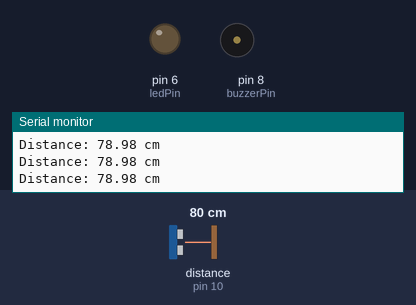
The sketch below on a simulated Arduino Uno, built with avr-gcc and run on an emulated ATmega328P. On the bench: output pins drawn as LEDs (lit = HIGH), buzzer (waves = sounding), the last lines printed to the serial monitor. Wiring (inferred from the names in the program): ultrasonic range finder: trigger pin 9; echo pin 10. The inputs (shaded band) are chosen by the test bench; at power-on: distance to the obstacle (sensor on pin 10) 80 cm. The echo pulse lasts 58.3 µs per cm; pins used as bus, display or sensor lines are not drawn.

Above: at 1.2 s.
1.3 s: distance to the obstacle (sensor on pin 10) set to 43 cm
4.3 s: distance to the obstacle (sensor on pin 10) set to 36 cm
At 5.5 s:
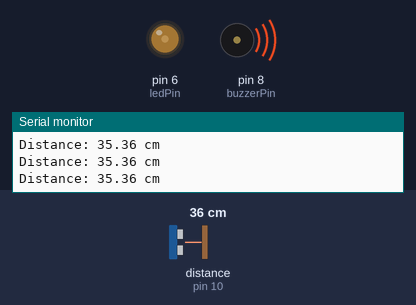
5.8 s: distance to the obstacle (sensor on pin 10) set to 4 cm
At 6.4 s:
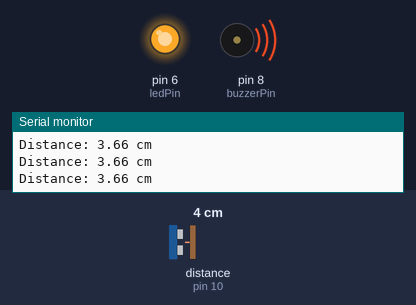
7.3 s: distance to the obstacle (sensor on pin 10) set to 18 cm
At 8.3 s:
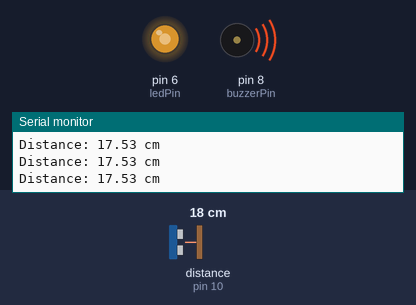
8.8 s: distance to the obstacle (sensor on pin 10) set to 35 cm
At 10.1 s:
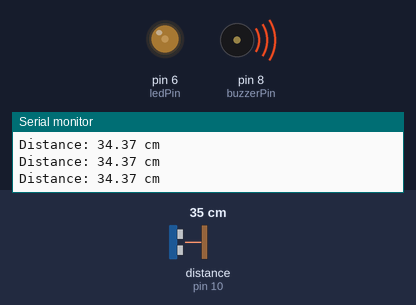
Timing chart, 0 to 11.3 s (numbered marks = the images above; inputs shaded):
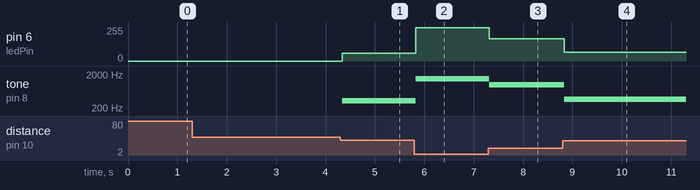

Measured:
- the behaviour switches between 41 and 40 cm on distance to the obstacle (sensor on pin 10) (found by bisection; images 0 and 1)
- after the input at 4.3 s, pin 6 (ledPin): 0/255 → 60/255 at once; tone on pin 8 (buzzerPin): silent → 328 Hz at once
- after the input at 5.8 s, pin 6 (ledPin): 60/255 → 250/255 at once; tone on pin 8 (buzzerPin): 328 Hz → 1465 Hz at once
- after the input at 7.3 s, pin 6 (ledPin): 250/255 → 167/255 at once; tone on pin 8 (buzzerPin): 1465 Hz → 968 Hz at once
- after the input at 8.8 s, pin 6 (ledPin): 167/255 → 66/255 at once; tone on pin 8 (buzzerPin): 968 Hz → 364 Hz at once

The sketch:

proximity_controlled_feedback_system.ino
```cpp
// Aren Khachaturian
// September 15, 2026

// Ultrasonic Theremin
// Closer hand = higher pitch. Farther hand = lower pitch.

const int trigPin = 9;
const int echoPin = 10;
const int buzzerPin = 8;
const int ledPin = 6;

// The sensor stops "hearing" anything reliable much past ~40cm indoors,
// so we treat that as the far edge of the playable range.
const int minDistanceCm = 2;
const int maxDistanceCm = 40;
const int minFrequencyHz = 150;   // pitch when hand is far away
const int maxFrequencyHz = 1500;  // pitch when hand is close

void setup() {
  pinMode(trigPin, OUTPUT);
  pinMode(echoPin, INPUT);
  pinMode(buzzerPin, OUTPUT);
  pinMode(ledPin, OUTPUT);
  Serial.begin(9600);
}

void loop() {
  // Send a short "chirp" pulse out the Trig pin
  digitalWrite(trigPin, LOW);
  delayMicroseconds(2);
  digitalWrite(trigPin, HIGH);
  delayMicroseconds(10);
  digitalWrite(trigPin, LOW);

  // Measure how long (in microseconds) it took for the echo to come back
  // The 30000 is a timeout so we don't get stuck waiting forever if nothing is in range
  long duration = pulseIn(echoPin, HIGH, 30000);

  // Convert that time into a distance in centimeters
  float distanceCm = duration * 0.034 / 2;

  if (duration == 0 || distanceCm > maxDistanceCm) {
    // Nothing in range - stay silent
    noTone(buzzerPin);
    analogWrite(ledPin, 0);
  } else {
    // Turn distance into a musical pitch
    int frequency = map((int)distanceCm, minDistanceCm, maxDistanceCm,
                         maxFrequencyHz, minFrequencyHz);
    tone(buzzerPin, frequency);

    // Closer hand = brighter LED
    int brightness = map((int)distanceCm, minDistanceCm, maxDistanceCm, 255, 30);

    analogWrite(ledPin, brightness);
  }

  // Demonstrates the distance.
  Serial.print("Distance: ");
  Serial.print(distanceCm);
  Serial.println(" cm");

  delay(50);
}
```
